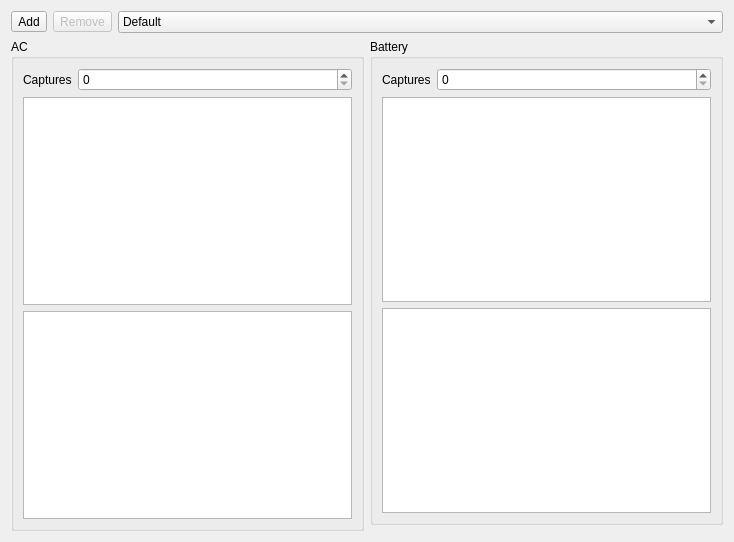
<?xml version="1.0" encoding="UTF-8"?>
<ui version="4.0">
 <class>SensorTab</class>
 <widget class="QWidget" name="SensorTab">
  <property name="geometry">
   <rect>
    <x>0</x>
    <y>0</y>
    <width>734</width>
    <height>542</height>
   </rect>
  </property>
  <property name="windowTitle">
   <string>SensorTab</string>
  </property>
  <layout class="QGridLayout" name="gridLayout">
   <item row="4" column="1">
    <widget class="QGroupBox" name="batLayout">
     <property name="title">
      <string>Battery</string>
     </property>
     <layout class="QGridLayout" name="gridLayout_3">
      <item row="1" column="0">
       <widget class="QChartView" name="batChart"/>
      </item>
      <item row="2" column="0">
       <widget class="QListView" name="batPoints">
        <property name="alternatingRowColors">
         <bool>true</bool>
        </property>
       </widget>
      </item>
      <item row="0" column="0">
       <layout class="QFormLayout" name="batFormLayout">
        <item row="0" column="0">
         <widget class="QLabel" name="batCapLabel">
          <property name="text">
           <string>Captures</string>
          </property>
         </widget>
        </item>
        <item row="0" column="1">
         <widget class="QSpinBox" name="batSamples"/>
        </item>
       </layout>
      </item>
     </layout>
    </widget>
   </item>
   <item row="4" column="0" rowspan="2">
    <widget class="QGroupBox" name="acLayout">
     <property name="title">
      <string>AC</string>
     </property>
     <layout class="QGridLayout" name="gridLayout_2">
      <item row="4" column="0">
       <widget class="QChartView" name="acChart"/>
      </item>
      <item row="5" column="0">
       <widget class="QListView" name="acPoints">
        <property name="alternatingRowColors">
         <bool>true</bool>
        </property>
       </widget>
      </item>
      <item row="0" column="0">
       <layout class="QFormLayout" name="acFormLayout">
        <item row="0" column="0">
         <widget class="QLabel" name="acCapLabel">
          <property name="text">
           <string>Captures</string>
          </property>
         </widget>
        </item>
        <item row="0" column="1">
         <widget class="QSpinBox" name="acSamples"/>
        </item>
       </layout>
      </item>
     </layout>
    </widget>
   </item>
   <item row="1" column="0" colspan="2">
    <layout class="QHBoxLayout" name="topLayout">
     <item>
      <widget class="QToolButton" name="addOverrideBtn">
       <property name="text">
        <string>Add</string>
       </property>
       <property name="icon">
        <iconset theme="add"/>
       </property>
      </widget>
     </item>
     <item>
      <widget class="QToolButton" name="rmOverrideBtn">
       <property name="enabled">
        <bool>false</bool>
       </property>
       <property name="text">
        <string>Remove</string>
       </property>
       <property name="icon">
        <iconset theme="remove"/>
       </property>
      </widget>
     </item>
     <item>
      <widget class="QComboBox" name="overrideComboBox">
       <item>
        <property name="text">
         <string>Default</string>
        </property>
       </item>
      </widget>
     </item>
    </layout>
   </item>
  </layout>
 </widget>
 <customwidgets>
  <customwidget>
   <class>QChartView</class>
   <extends>QGraphicsView</extends>
   <header>QtCharts</header>
  </customwidget>
 </customwidgets>
 <resources/>
 <connections/>
</ui>
